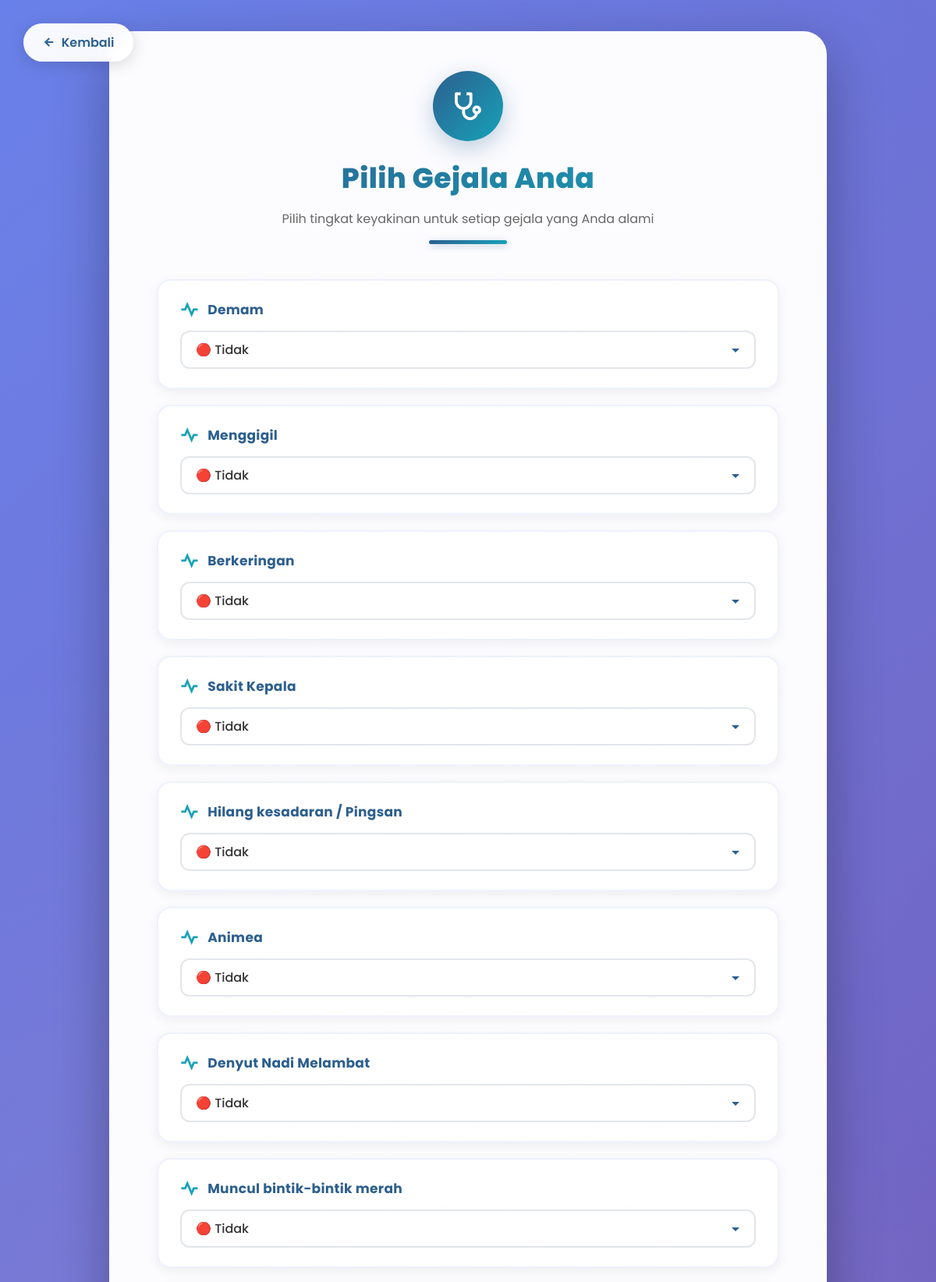
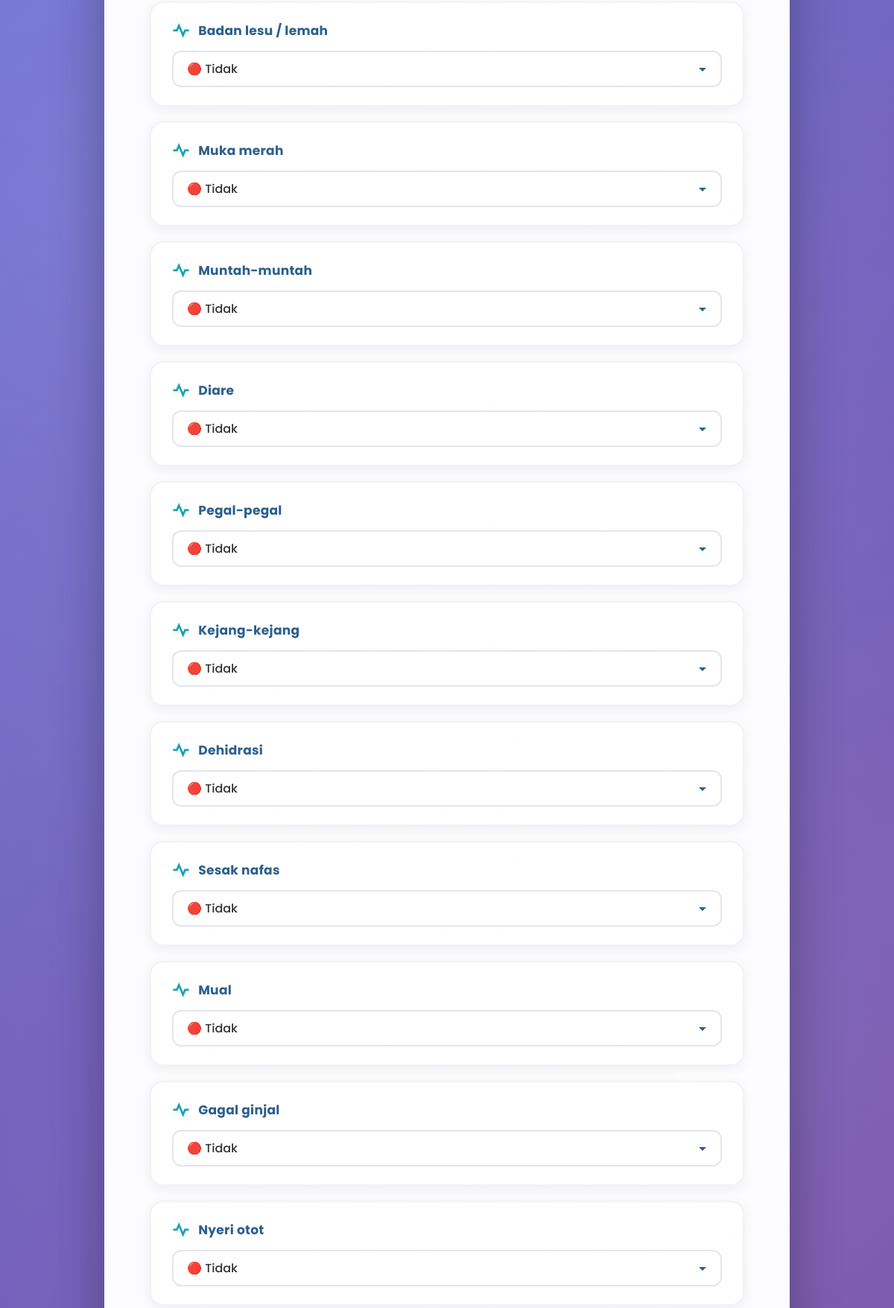
Page /diagnosis/input_gejala.php (upper part) on the committed database (2 pictures, top to bottom).
### tables this page shows
CREATE TABLE `gejala` (
  `id_gejala` varchar(10) NOT NULL,
  `nama_gejala` varchar(100) DEFAULT NULL,
  `nilai_pakar` float DEFAULT NULL
);

### diagnosis/input_gejala.php (the view, shortened to what this page needs)
<?php
include 'koneksi.php';
$query = "SELECT * FROM gejala";
$result = mysqli_query($conn, $query);
?>
<!DOCTYPE html>
<html lang="id">
<head>
    <link href="https://cdn.jsdelivr.net/npm/remixicon@4.5.0/fonts/remixicon.css" rel="stylesheet"/>
</head>
<body>
    <a href="../index.php" class="btn-back">
        <i class="ri-arrow-left-line"></i>
        Kembali
    </a>
    <div class="container">
        <div class="title-wrapper">
            <div class="icon-wrapper">
                <i class="ri-stethoscope-line"></i>
            </div>
            <h1>Pilih Gejala Anda</h1>
            <p class="subtitle">
                Pilih tingkat keyakinan untuk setiap gejala yang Anda alami
            </p>
            <div class="divider"></div>
        </div>
        <form action="proses_diagnosa.php" method="POST" class="form-section">
            <?php
            while ($row = mysqli_fetch_assoc($result)) {
            ?>
                <div class="gejala-card">
                    <div class="gejala-title">
                        <i class="ri-pulse-line"></i>
                        <?php echo htmlspecialchars($row['nama_gejala']); ?>
                    </div>
                    <select name="gejala[<?php echo $row['id_gejala']; ?>]">
                        <option value="0.0" selected>🔴 Tidak</option>
                    </select>
                </div>
            <?php } ?>
        </form>
    </div>
</body>
</html>

### diagnosis/input_gejala.php (style rules this page uses)
:root { --navy: #2C5F8F; --toska: #17A2B8; --text-dark: #333333; --white: #FFFFFF; --alert-red: #D9534F; --gradient-primary: linear-gradient(135deg, #667eea 0%, #764ba2 100%); --gradient-navy: linear-gradient(135deg, #2C5F8F 0%, #17A2B8 100%); }
* { margin: 0; padding: 0; box-sizing: border-box; }
body { font-family: 'Poppins', sans-serif; background: linear-gradient(135deg, #667eea 0%, #764ba2 100%); min-height: 100vh; padding: 40px 15px; color: var(--text-dark); position: relative; overflow-x: hidden; }
body::before { content: ''; position: fixed; top: 0; left: 0; width: 100%; height: 100%; background: radial-gradient(circle at 20% 50%, rgba(255, 255, 255, 0.1) 0%, transparent 50%), radial-gradient(circle at 80% 80%, rgba(255, 255, 255, 0.1) 0%, transparent 50%), radial-gradient(circle at 40% 20%, rgba(255, 255, 255, 0.05) 0%, transparent 50%); animation: float 20s ease-in-out infinite; pointer-events: none; z-index: 0; }
.btn-back { position: fixed; top: 30px; left: 30px; background: rgba(255, 255, 255, 0.95); color: var(--navy); padding: 12px 24px; border-radius: 50px; text-decoration: none; font-weight: 600; transition: all 0.3s ease; box-shadow: 0 4px 20px rgba(0, 0, 0, 0.15); backdrop-filter: blur(10px); z-index: 1000; display: flex; align-items: center; gap: 8px; }
.container { max-width: 920px; background: rgba(255, 255, 255, 0.98); backdrop-filter: blur(20px); padding: 50px 60px; margin: auto; border-radius: 30px; box-shadow: 0 25px 70px rgba(0, 0, 0, 0.3); border: 1px solid rgba(255, 255, 255, 0.3); position: relative; z-index: 10; animation: slideUp 0.8s ease-out; }
.title-wrapper { text-align: center; margin-bottom: 45px; position: relative; }
.title-wrapper .icon-wrapper { width: 90px; height: 90px; background: var(--gradient-navy); border-radius: 50%; display: flex; align-items: center; justify-content: center; margin: 0 auto 20px; box-shadow: 0 10px 30px rgba(44, 95, 143, 0.3); animation: pulse 2s ease-in-out infinite; }
.title-wrapper i { font-size: 45px; color: var(--white); }
h1 { font-size: 36px; background: var(--gradient-navy); -webkit-background-clip: text; -webkit-text-fill-color: transparent; font-weight: 800; margin: 0 0 12px; letter-spacing: 0.5px; }
.subtitle { color: #666666ff; font-size: 16px; font-weight: 400; margin-bottom: 15px; }
.divider { width: 100px; height: 5px; background: var(--gradient-navy); margin: 0 auto; border-radius: 30px; box-shadow: 0 2px 10px rgba(44, 95, 143, 0.3); }
.form-section { margin-top: 40px; }
.gejala-card { background: linear-gradient(135deg, rgba(255, 255, 255, 0.9), rgba(255, 255, 255, 0.95)); border: 2px solid rgba(102, 126, 234, 0.1); padding: 24px 28px; border-radius: 18px; margin-bottom: 20px; transition: all 0.3s ease; box-shadow: 0 4px 15px rgba(0, 0, 0, 0.06); position: relative; overflow: hidden; animation: fadeInCard 0.6s ease-out backwards; }
.gejala-card:nth-child(1) { animation-delay: 0.1s; }
.gejala-card:nth-child(2) { animation-delay: 0.15s; }
.gejala-card:nth-child(3) { animation-delay: 0.2s; }
.gejala-card:nth-child(4) { animation-delay: 0.25s; }
.gejala-card:nth-child(5) { animation-delay: 0.3s; }
.gejala-card::before { content: ''; position: absolute; left: 0; top: 0; height: 100%; width: 5px; background: var(--gradient-navy); transform: scaleY(0); transition: transform 0.3s ease; border-radius: 18px 0 0 18px; }
.gejala-title { display: flex; align-items: center; font-size: 17px; font-weight: 700; margin-bottom: 14px; color: var(--navy); letter-spacing: 0.3px; }
.gejala-title i { margin-right: 12px; font-size: 22px; color: var(--toska); animation: bounce 2s ease-in-out infinite; }
select { width: 100%; padding: 14px 18px; border: 2px solid #e3e6ea; border-radius: 12px; font-size: 16px; font-weight: 500; background: var(--white); transition: all 0.3s ease; cursor: pointer; font-family: 'Poppins', sans-serif; color: var(--text-dark); appearance: none; background-repeat: no-repeat; background-position: right 12px center; padding-right: 45px; }
select option { padding: 12px; font-weight: 500; }
select option:checked { background: var(--gradient-navy); color: blue; }

### rows in the picture
gejala: nama_gejala "Demam", id_gejala "🔴 Tidak"
gejala: nama_gejala "Menggigil", id_gejala "🔴 Tidak"
gejala: nama_gejala "Berkeringan", id_gejala "🔴 Tidak"
gejala: nama_gejala "Sakit Kepala", id_gejala "🔴 Tidak"
gejala: nama_gejala "Hilang kesadaran / Pingsan", id_gejala "🔴 Tidak"
gejala: nama_gejala "Animea", id_gejala "🔴 Tidak"
gejala: nama_gejala "Denyut Nadi Melambat", id_gejala "🔴 Tidak"
gejala: nama_gejala "Muncul bintik-bintik merah", id_gejala "🔴 Tidak"
gejala: nama_gejala "Badan lesu / lemah", id_gejala "🔴 Tidak"
gejala: nama_gejala "Muka merah", id_gejala "🔴 Tidak"
gejala: nama_gejala "Muntah-muntah", id_gejala "🔴 Tidak"
gejala: nama_gejala "Diare", id_gejala "🔴 Tidak"
gejala: nama_gejala "Pegal-pegal", id_gejala "🔴 Tidak"
gejala: nama_gejala "Kejang-kejang", id_gejala "🔴 Tidak"
gejala: nama_gejala "Dehidrasi", id_gejala "🔴 Tidak"
gejala: nama_gejala "Sesak nafas", id_gejala "🔴 Tidak"
gejala: nama_gejala "Mual", id_gejala "🔴 Tidak"
gejala: nama_gejala "Gagal ginjal", id_gejala "🔴 Tidak"
gejala: nama_gejala "Nyeri otot", id_gejala "🔴 Tidak"
